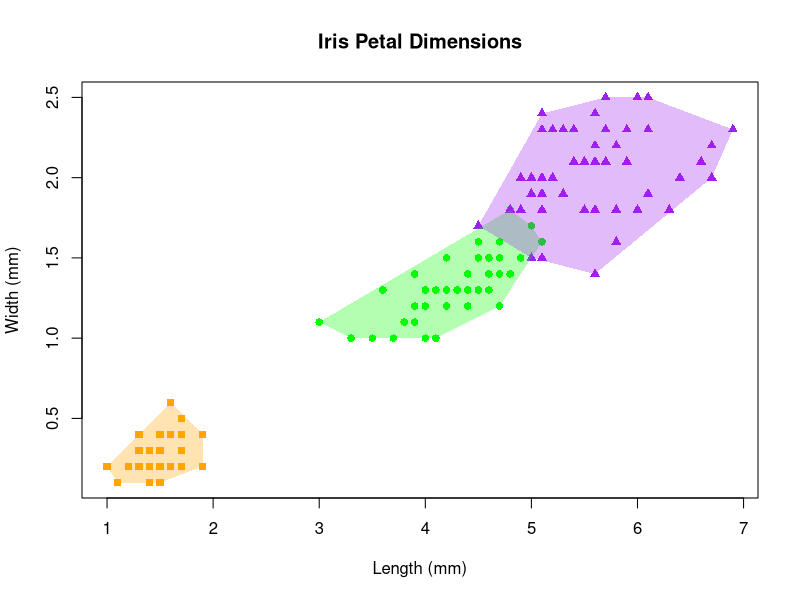
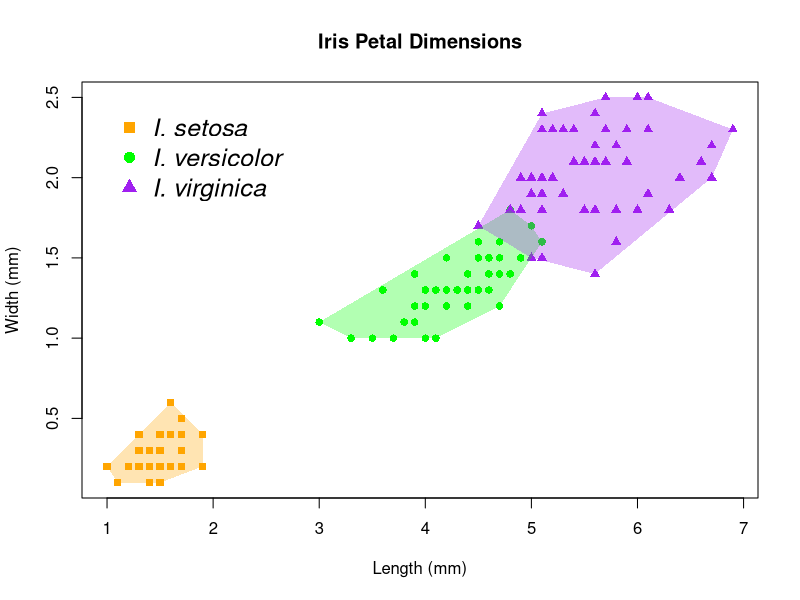

The R source for these figures, in order:
# Import data
data(iris)

# Script as normal
plot(iris$Petal.Length, iris$Petal.Width, col = c("orange", "green", "purple")[iris$Species], pch=c(15,16,17)[iris$Species], cex=1, main = "Iris Petal Dimensions", xlab="Length (mm)", ylab="Width (mm)")

edge_points <- chull(iris$Petal.Length[which(iris$Species == "setosa")],iris$Petal.Width[which(iris$Species == "setosa")])
polygon(iris$Petal.Length[which(iris$Species == "setosa")][edge_points],iris$Petal.Width[which(iris$Species == "setosa")][edge_points], col = adjustcolor("orange", alpha.f = 0.3), border=FALSE)

edge_points <- chull(iris$Petal.Length[which(iris$Species == "versicolor")],iris$Petal.Width[which(iris$Species == "versicolor")])
polygon(iris$Petal.Length[which(iris$Species == "versicolor")][edge_points],iris$Petal.Width[which(iris$Species == "versicolor")][edge_points], col = adjustcolor("green", alpha.f = 0.3), border=FALSE)

edge_points <- chull(iris$Petal.Length[which(iris$Species == "virginica")],iris$Petal.Width[which(iris$Species == "virginica")])
polygon(iris$Petal.Length[which(iris$Species == "virginica")][edge_points],iris$Petal.Width[which(iris$Species == "virginica")][edge_points], col = adjustcolor("purple", alpha.f = 0.3), border=FALSE)


### Same script as loop ###

# Plot data
plot(iris$Petal.Length, iris$Petal.Width, col = c("orange", "green", "purple")[iris$Species], pch=c(15,16,17)[iris$Species], cex=1, main = "Iris Petal Dimensions", xlab="Length (mm)", ylab="Width (mm)")

colours <- c("orange", "green", "purple")
for (i in 1:nlevels(iris$Species)) {
  edge_points <- chull(iris$Petal.Length[which(iris$Species == levels(iris$Species)[i])],iris$Petal.Width[which(iris$Species == levels(iris$Species)[i])])
  polygon(iris$Petal.Length[which(iris$Species == levels(iris$Species)[i])][edge_points],iris$Petal.Width[which(iris$Species == levels(iris$Species)[i])][edge_points], col = adjustcolor(colours[i], alpha.f = 0.3), border=FALSE)
}

legend(1, 2.5, legend=c("I. setosa", "I. versicolor", "I. virginica"),
       col=c("orange","green","purple"), pch = c(15,16,17), cex=1.5, bty="n", text.font = 3)